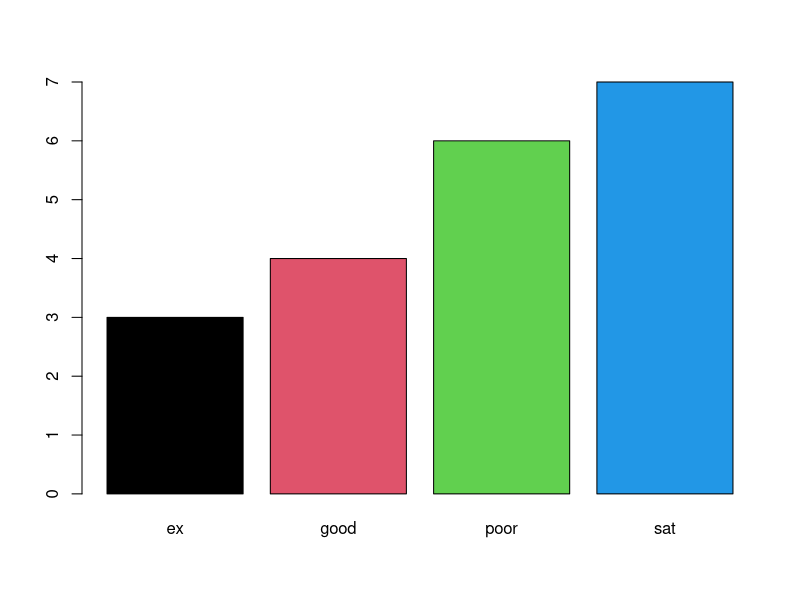
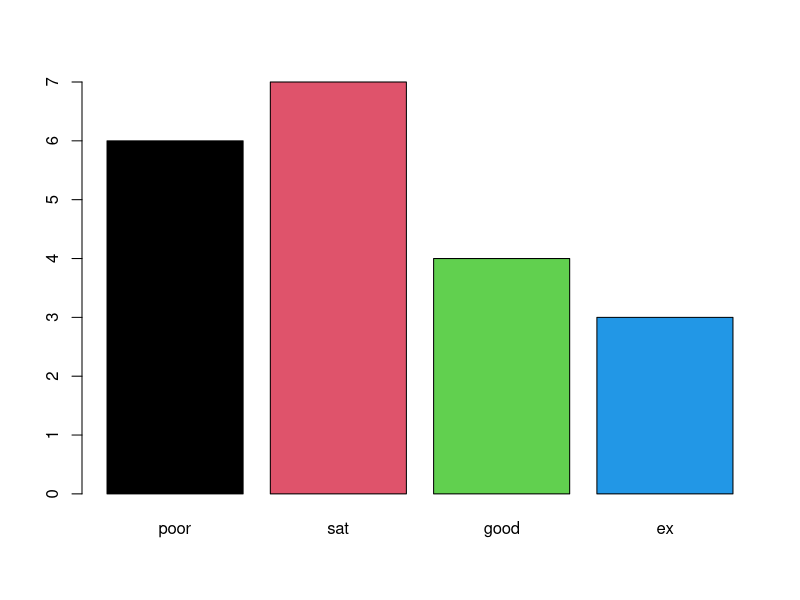

Write R code to recreate these figures, in order.
#factors
(gender=sample(c('m','f'),size=20,replace=T))
summary(gender)

genderF=factor(gender)
summary(genderF)
genderF


(likscale=sample(c('ex','good','sat','poor'), size=20, replace=T))
summary(likscale)
class(likscale)
likscalef=factor(likscale)
summary(likscalef)
class(likscalef)
likscaleof=factor(likscale,ordered=T, levels=c('poor','sat','good','ex'))
summary(likscaleof)
likscaleof
barplot(table(likscalef),col = 1:4)
barplot(table(likscaleof),col = 1:4)
